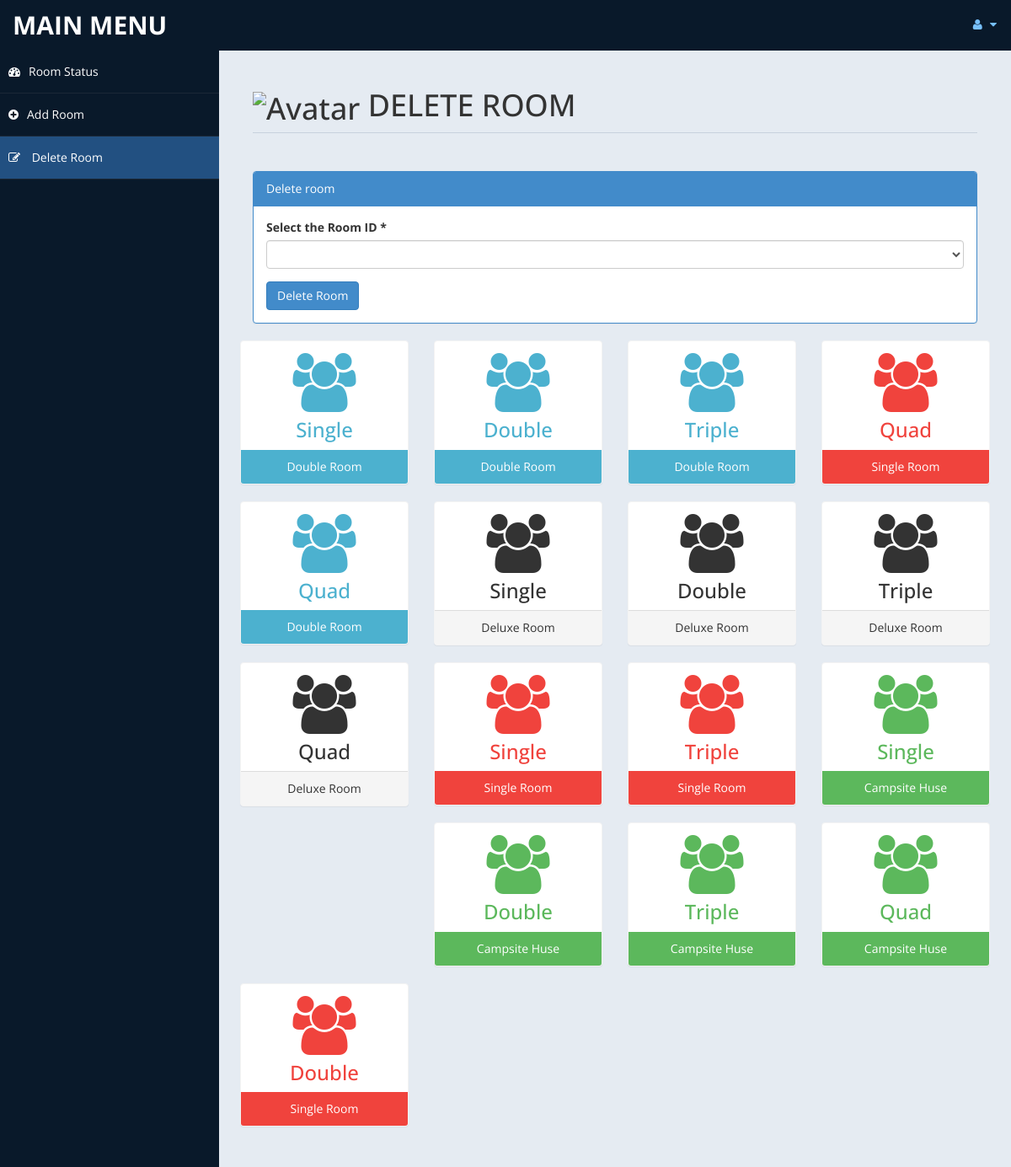
/admin/roomdel.php (signed in), run on the app's committed database.
### tables this page shows
CREATE TABLE `room` (
  `id` int(10) UNSIGNED NOT NULL,
  `type` varchar(15) DEFAULT NULL,
  `bedding` varchar(10) DEFAULT NULL,
  `place` varchar(10) DEFAULT NULL,
  `cusid` int(11) DEFAULT NULL
);

### admin/roomdel.php (the view, shortened to what this page needs)
<?php
include('db.php');
$rsql ="select id from room";
$rre=mysqli_query($con,$rsql);
?>
<!DOCTYPE html>
<html xmlns="http://www.w3.org/1999/xhtml">
<head>
    <link href="assets/css/bootstrap.css" rel="stylesheet" />
    <link href="assets/css/font-awesome.css" rel="stylesheet" />
    <link href="assets/css/custom-styles.css" rel="stylesheet" />
</head>
<body>
    <div id="wrapper">
        <nav class="navbar navbar-default top-navbar" role="navigation">
            <div class="navbar-header">
                <a class="navbar-brand" href="home.php">MAIN MENU </a>
            </div>
            <ul class="nav navbar-top-links navbar-right">
                <li class="dropdown">
                    <a class="dropdown-toggle" data-toggle="dropdown" href="#" aria-expanded="false">
                        <i class="fa fa-user fa-fw"></i> <i class="fa fa-caret-down"></i>
                    </a>
                </li>
            </ul>
        </nav>
        <nav class="navbar-default navbar-side" role="navigation">
            <div class="sidebar-collapse">
                <ul class="nav" id="main-menu">
                    <li>
                        <a  href="settings.php"><i class="fa fa-dashboard"></i>Room Status</a>
                    </li>
					<li>
                        <a   href="room.php"><i class="fa fa-plus-circle"></i>Add Room</a>
                    </li>
                    <li>
                        <a  class="active-menu" href="roomdel.php"><i class="fa fa-pencil-square-o"></i> Delete Room</a>
                    </li>
            </div>
        </nav>
        <div id="page-wrapper" >
            <div id="page-inner">
			 <div class="row">
                    <div class="col-md-12">
                        <h1 class="page-header">  <img  src="https://5zznly.com/p/2020/11/nO75f_logo.png" alt="Avatar" style="width:200px">
                           DELETE ROOM <small></small>
                        </h1>
                    </div>
                </div>
            <div class="row">
                <div class="col-md-12 col-sm-12">
                    <div class="panel panel-primary">
                        <div class="panel-heading">
                           Delete room
                        </div>
                        <div class="panel-body">
						<form name="form" method="post">
                            <div class="form-group">
                                            <label>Select the Room ID *</label>
                                            <select name="id"  class="form-control" required>
												<option value selected ></option>
												<?php
												while($rrow=mysqli_fetch_array($rre))
												{
												$value = $rrow['id'];
												 echo '<option value="'.$value.'">'.$value.'</option>';
												}
												?>
                                            </select>
                              </div>
							 <input type="submit" name="del" value="Delete Room" class="btn btn-primary">
							</form>
                        </div>
                    </div>
                </div>
           <?php
						include ('db.php');
						$sql = "select * from room";
						$re = mysqli_query($con,$sql)
				?>
                <div class="row">
				<?php
										while($row= mysqli_fetch_array($re))
										{
												$id = $row['type'];
											if($id == "Double Room")
											{
												echo"<div class='col-md-3 col-sm-12 col-xs-12'>
													<div class='panel panel-primary text-center no-boder bg-color-blue'>
														<div class='panel-body'>
															<i class='fa fa-users fa-5x'></i>
															<h3>".$row['bedding']."</h3>
														</div>
														<div class='panel-footer back-footer-blue'>
															".$row['type']."
														</div>
													</div>
												</div>";
											}
											else if ($id == "Deluxe Room")
											{
												echo"<div class='col-md-3 col-sm-12 col-xs-12'>
													<div class='panel panel-primary text-center no-boder bg-color-Gray'>
														<div class='panel-body'>
															<i class='fa fa-users fa-5x'></i>
															<h3>".$row['bedding']."</h3>
														</div>
														<div class='panel-footer back-footer-Gray'>
															".$row['type']."
														</div>
													</div>
												</div>";
											}
											else if($id =="Single Room")
											{
												echo"<div class='col-md-3 col-sm-12 col-xs-12'>
													<div class='panel panel-primary text-center no-boder bg-color-red'>
														<div class='panel-body'>
															<i class='fa fa-users fa-5x'></i>
															<h3>".$row['bedding']."</h3>
														</div>
														<div class='panel-footer back-footer-red'>
															".$row['type']."
														</div>
													</div>
												</div>";
											}
                      else if ($id == "Campsite Huse")
                      {
                        echo"<div class='col-md-3 col-sm-12 col-xs-12'>
                          <div class='panel panel-primary text-center no-boder bg-color-green'>
                            <div class='panel-body'>
                              <i class='fa fa-users fa-5x'></i>
                              <h3>".$row['bedding']."</h3>
                            </div>
                            <div class='panel-footer back-footer-green'>
                              ".$row['type']."
                            </div>
                          </div>
                        </div>";
                      }
										}
									?>
                </div>
					</div>
            </div>
        </div>
</body>
</html>

### admin/assets/css/custom-styles.css (style rules this page uses)
body { font-family: 'Open Sans', sans-serif; }
#wrapper { width: 100%; background:#09192A; }
#page-wrapper { padding: 15px 15px; min-height: 600px; background:#E5EBF2; }
#page-inner { width:100%; margin:10px 20px 10px 0px; background-color:transparent; padding:10px; min-height:1200px; }
.text-center { text-align:center; }
.no-boder { border:1px solid #f3f3f3; }
h1, .h1, h2, .h2, h3, .h3 { margin-top: 7px; margin-bottom: -5px; }
.page-header { padding-bottom: 9px; margin: 10px 0 45px; border-bottom: 1px solid #C7D1DD; }
.bg-color-green { background-color: #fff; color: #5cb85c; }
.bg-color-blue { background-color: #fff; color: #4CB1CF }
.bg-color-red { background-color: #fff; color:#F0433D; }
.back-footer-green { background-color: #5cb85c; color:#fff; border-top: 0px solid #fff; }
.back-footer-red { background-color: #F0433D; color:#fff; border-top: 0px solid #fff; }
.back-footer-blue { background-color: #4CB1CF; color:#fff; border-top: 0px solid #fff; }
.top-navbar { margin:0px; }
.top-navbar .navbar-brand { color: #fff; width: 260px; text-align: left; height: 60px; font-size: 30px; font-weight: 700; text-transform: uppercase; line-height: 30px; }
.top-navbar .nav > li { position: relative; display: inline-block; }
.top-navbar .nav > li > a { position: relative; display: block; padding: 19px 15px; color: #77C0FD; }
.active-menu { background-color:#225081!important; }
.sidebar-collapse , .sidebar-collapse .nav { background:none; }
.sidebar-collapse .nav { padding:0; }
.sidebar-collapse .nav > li > a { color:#fff; background:transparent; text-shadow:none; }
.sidebar-collapse > .nav > li > a { padding:15px 10px; }
.sidebar-collapse > .nav > li { border-bottom: 1px solid rgba(107, 108, 109, 0.19); }
.navbar-side { border:none; background-color: transparent; }
.top-navbar { background:#09192A; border-bottom:none; }
.top-navbar .nav > li > a > i { margin-right: 2px; }
.navbar-default { border:0px solid black; }
.navbar-header { background: #09192A; }
.nav > li > a > i { margin-right:10px; }
@media (min-width:768px) { #page-wrapper { margin: 0 0 0 260px; padding: 15px 30px; min-height: 1200px; } }
@media (min-width:768px) { .navbar-side { z-index: 1; position: absolute; width: 260px; } }
@media (min-width:768px) { .navbar { border-radius: 0px; } }

### data on the page
room: bedding "Single", type "Double Room"
room: bedding "Double", type "Double Room"
room: bedding "Triple", type "Double Room"
room: bedding "Quad", type "Single Room"
room: bedding "Quad", type "Double Room"
room: bedding "Single", type "Deluxe Room"
room: bedding "Double", type "Deluxe Room"
room: bedding "Triple", type "Deluxe Room"
room: bedding "Quad", type "Deluxe Room"
room: bedding "Single", type "Single Room"
room: bedding "Triple", type "Single Room"
room: bedding "Single", type "Campsite Huse"
room: bedding "Double", type "Campsite Huse"
room: bedding "Triple", type "Campsite Huse"
room: bedding "Quad", type "Campsite Huse"
room: bedding "Double", type "Single Room"
